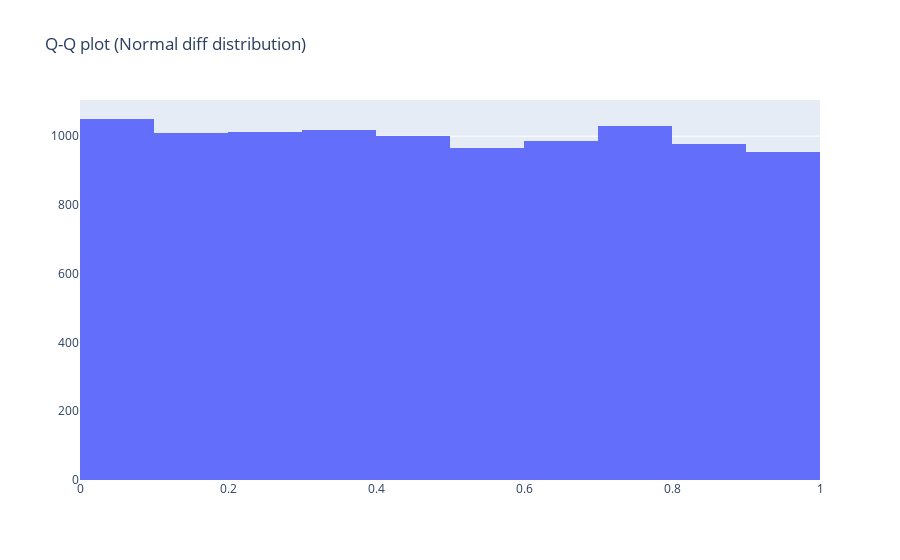

Here is the notebook cell this chart was saved with:
### Code cell
fig = go.Figure([go.Histogram(x=p_values_ttest['norm_diff'], xbins={"start":0, "end":1, "size": 0.1})])
fig.update_layout(title='Q-Q plot (Normal diff distribution)')
fig

### Figure 1 — Plotly figure (JSON) as saved in the notebook; plotly's stock layout.template omitted (floating-point values rounded to 4 significant figures; data arrays with more than 128 entries replaced by an {"elided": "..."} marker saying what was removed)
{"data": [{"type": "histogram", "x": {"elided": "10000 float values"}, "xbins": {"end": 1, "size": 0.1, "start": 0}}], "layout": {"title": {"text": "Q-Q plot (Normal diff distribution)"}}}
